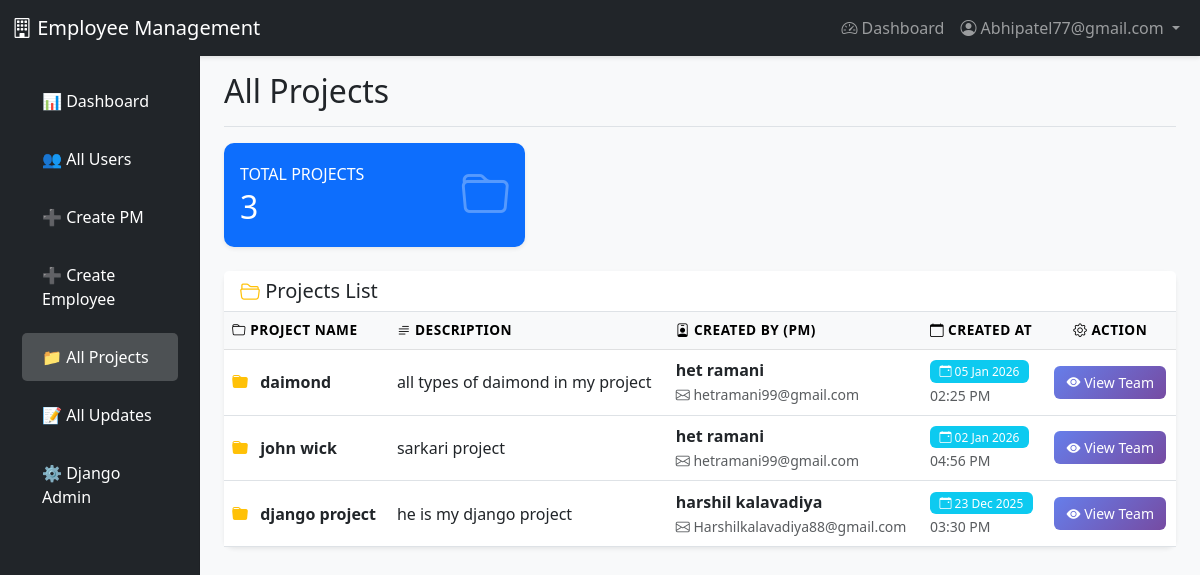
Page /projects/ (signed in) on the committed database.
### accounts/models.py (models this page shows, shortened)
class User(AbstractUser):
    ROLE_CHOICES = (
        ('EMPLOYEE', 'Employee'),
        ('PM', 'Project Manager'),
        ('ADMIN', 'Admin'),
    )
    username = None
    email = models.EmailField(unique=True)
    role = models.CharField(max_length=10, choices=ROLE_CHOICES, default='EMPLOYEE')
    profile_image = models.ImageField(upload_to='profiles/', null=True, blank=True)
    is_verified = models.BooleanField(default=False)
    verification_token = models.CharField(max_length=100, blank=True)
    created_by = models.ForeignKey(
        'self',
        on_delete=models.CASCADE,  # ← Ye change kiya
        null=True,
        blank=True,
        related_name='created_users'
    )
    USERNAME_FIELD = 'email'
    REQUIRED_FIELDS = []
    objects = UserManager()
    class Meta:
        db_table = 'users'
        verbose_name = 'User'
        verbose_name_plural = 'Users'

class Project(models.Model):
    name = models.CharField(max_length=200)
    description = models.TextField(blank=True)
    created_by = models.ForeignKey(
        User,
        on_delete=models.CASCADE,  # ← Already correct
        limit_choices_to={'role': 'PM'},
        related_name='projects'
    )
    created_at = models.DateTimeField(auto_now_add=True)
    updated_at = models.DateTimeField(auto_now=True)
    class Meta:
        db_table = 'projects'
        ordering = ['-created_at']
        verbose_name = 'Project'
        verbose_name_plural = 'Projects'

### accounts/views.py (the view)
    def wrapper(request, *args, **kwargs):
        if not request.user.is_authenticated or request.user.role != 'ADMIN':
            messages.error(request, 'Access denied. Admin only.')
            return redirect('dashboard')
        return view_func(request, *args, **kwargs)

### accounts/views.py (called while the page is built)
def admin_required(view_func):
    def wrapper(request, *args, **kwargs):
        if not request.user.is_authenticated or request.user.role != 'ADMIN':
            messages.error(request, 'Access denied. Admin only.')
            return redirect('dashboard')
        return view_func(request, *args, **kwargs)
    return wrapper

@login_required
@admin_required
def admin_projects_list(request):
    projects = Project.objects.all().order_by('-created_at')
    return render(request, 'admin_projects_list.html', {'projects': projects})

### accounts/templates/admin_projects_list.html (shortened to what this page needs)
{% extends 'base.html' %}
{% load static %}
{% block content %}
<div class="container-fluid">
    <div class="row">
        <nav class="col-md-2 d-md-block bg-dark sidebar vh-100 position-fixed" style="top: 56px;">
            <div class="position-sticky pt-3">
                <ul class="nav flex-column">
                    <li class="nav-item">
                        <a class="nav-link text-white" href="{% url 'dashboard' %}">
                            📊 Dashboard
                        </a>
                    </li>
                    <li class="nav-item">
                        <a class="nav-link text-white" href="{% url 'admin_users_list' %}">
                            👥 All Users
                        </a>
                    </li>
                    <li class="nav-item">
                        <a class="nav-link text-white" href="{% url 'pm_create' %}">
                            ➕ Create PM
                        </a>
                    </li>
                    <li class="nav-item">
                        <a class="nav-link text-white" href="{% url 'admin_create_employee' %}">
                            ➕ Create Employee
                        </a>
                    </li>
                    <li class="nav-item">
                        <a class="nav-link text-white active" href="{% url 'admin_projects_list' %}">
                            📁 All Projects
                        </a>
                    </li>
                    <li class="nav-item">
                        <a class="nav-link text-white" href="{% url 'admin_updates_list' %}">
                            📝 All Updates
                        </a>
                    </li>
                    <li class="nav-item">
                        <a class="nav-link text-white" href="/admin/" target="_blank">
                            ⚙️ Django Admin
                        </a>
                    </li>
                </ul>
            </div>
        </nav>
        <main class="col-md-10 ms-sm-auto px-md-4" style="margin-left: 16.66667%;">
            <div class="d-flex justify-content-between flex-wrap flex-md-nowrap align-items-center pt-3 pb-2 mb-3 border-bottom">
                <h1 class="h2">
                     All Projects
                </h1>
            </div>
            <div class="row mb-4">
                <div class="col-md-4">
                    <div class="card border-0 shadow-sm bg-primary text-white">
                        <div class="card-body">
                            <div class="d-flex justify-content-between align-items-center">
                                <div>
                                    <h6 class="text-uppercase mb-1">Total Projects</h6>
                                    <h2 class="mb-0">{{ projects.count }}</h2>
                                </div>
                                <i class="bi bi-folder" style="font-size: 3rem; opacity: 0.3;"></i>
                            </div>
                        </div>
                    </div>
                </div>
            </div>
            <div class="card shadow-sm border-0">
                <div class="card-header bg-white border-bottom">
                    <h5 class="mb-0">
                        <i class="bi bi-folder2-open text-warning"></i> Projects List
                    </h5>
                </div>
                <div class="card-body p-0">
                    <div class="table-responsive">
                        <table class="table table-hover mb-0">
                            <thead class="table-light">
                                <tr>
                                    <th><i class="bi bi-folder"></i> Project Name</th>
                                    <th><i class="bi bi-text-paragraph"></i> Description</th>
                                    <th><i class="bi bi-person-badge"></i> Created By (PM)</th>
                                    <th><i class="bi bi-calendar"></i> Created At</th>
                                    <th class="text-center"><i class="bi bi-gear"></i> Action</th>
                                </tr>
                            </thead>
                            <tbody>
                                {% for project in projects %}
                                <tr>
                                    <td>
                                        <i class="bi bi-folder-fill text-warning me-2"></i>
                                        <strong>{{ project.name }}</strong>
                                    </td>
                                    <td style="max-width: 350px;">
                                        {% if project.description %}
                                            {{ project.description|truncatewords:15 }}
                                        {% else %}
                                            <span class="text-muted">No description</span>
                                        {% endif %}
                                    </td>
                                    <td>
                                        <div>
                                            <strong>{{ project.created_by.get_full_name }}</strong>
                                        </div>
                                        <small class="text-muted">
                                            <i class="bi bi-envelope"></i> {{ project.created_by.email }}
                                        </small>
                                    </td>
                                    <td>
                                        <span class="badge bg-info">
                                            <i class="bi bi-calendar-event"></i>
                                            {{ project.created_at|date:"d M Y" }}
                                        </span>
                                        <br>
                                        <small class="text-muted">{{ project.created_at|date:"h:i A" }}</small>
                                    </td>
                                    <td class="text-center">
                                        <a href="{% url 'project_team_view' project.id %}"
                                           class="btn btn-sm btn-primary"
                                           data-bs-toggle="tooltip"
                                           data-bs-placement="top"
                                           title="View team members and their work">
                                            <i class="bi bi-eye-fill"></i> View Team
                                        </a>
                                    </td>
                                </tr>
                                {% endfor %}
                            </tbody>
                        </table>
                    </div>
                </div>
            </div>
        </main>
    </div>
</div>
{% endblock %}

### accounts/templates/base.html (shortened to what this page needs)
<!DOCTYPE html>
<html lang="en">
<head>
    <link href="https://cdn.jsdelivr.net/npm/bootstrap@5.3.0/dist/css/bootstrap.min.css" rel="stylesheet">
    <link rel="stylesheet" href="https://cdn.jsdelivr.net/npm/bootstrap-icons@1.11.0/font/bootstrap-icons.css">
</head>
<body>
    <nav class="navbar navbar-expand-lg navbar-dark bg-dark">
        <div class="container-fluid">
            <a class="navbar-brand" href="{% url 'dashboard' %}">
                <i class="bi bi-building"></i> Employee Management
            </a>
            {% if user.is_authenticated %}
                <div class="collapse navbar-collapse" id="navbarNav">
                    <ul class="navbar-nav ms-auto">
                        <li class="nav-item">
                            <a class="nav-link" href="{% url 'dashboard' %}">
                                <i class="bi bi-speedometer2"></i> Dashboard
                            </a>
                        </li>
                        <li class="nav-item dropdown">
                            <a class="nav-link dropdown-toggle" href="#" id="navbarDropdown" role="button" data-bs-toggle="dropdown">
                                <i class="bi bi-person-circle"></i> {{ user.email }}
                            </a>
                        </li>
                    </ul>
                </div>
            {% endif %}
        </div>
    </nav>
    <main>
        {% block content %}{% endblock %}
    </main>
</body>
</html>

### accounts/templates/base.html (style rules this page uses)
body { background: #f8f9fa; }
.navbar { box-shadow: 0 2px 4px rgba(0,0,0,0.1); }
.card { border-radius: 10px; border: none; }

### accounts/templates/admin_projects_list.html (style rules this page uses)
body { background-color: #f8f9fa !important; }
.sidebar { box-shadow: inset -1px 0 0 rgba(0, 0, 0, .1); }
.sidebar .nav-link { font-weight: 500; color: rgba(255, 255, 255, .8); padding: 12px 20px; border-radius: 5px; margin: 5px 10px; transition: all 0.3s ease; }
.sidebar .nav-link.active { color: #fff; background-color: rgba(255, 255, 255, .2); }
.card { border-radius: 10px; }
.table th { font-weight: 600; font-size: 0.85rem; text-transform: uppercase; letter-spacing: 0.5px; background-color: #f8f9fa; }
.table td { vertical-align: middle; }
.btn-sm { padding: 6px 12px; font-size: 0.875rem; border-radius: 6px; font-weight: 500; transition: all 0.3s ease; }
.btn-primary { background: linear-gradient(135deg, #667eea 0%, #764ba2 100%); border: none; }
.badge { padding: 0.4em 0.8em; font-weight: 500; }

### rows in the picture
User: email "Abhipatel77@gmail.com"
Project: name "daimond", description "all types of daimond in my project", created_by.get_full_name "het ramani", created_by.email "hetramani99@gmail.com", created_at "05 Jan 2026", created_at "02:25 PM"
Project: name "john wick", description "sarkari project", created_by.get_full_name "het ramani", created_by.email "hetramani99@gmail.com", created_at "02 Jan 2026", created_at "04:56 PM"
Project: name "django project", description "he is my django project", created_by.get_full_name "harshil kalavadiya", created_by.email "Harshilkalavadiya88@gmail.com", created_at "23 Dec 2025", created_at "03:30 PM"

### other values in the picture
{{ projects.count }} "3"
